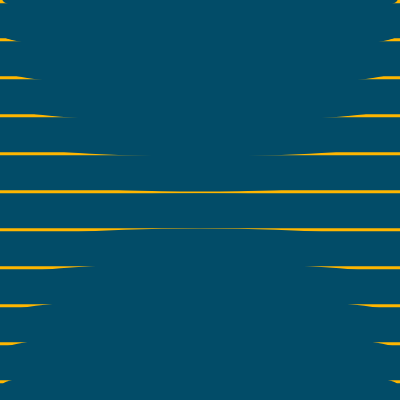
Frame 1 (no input)
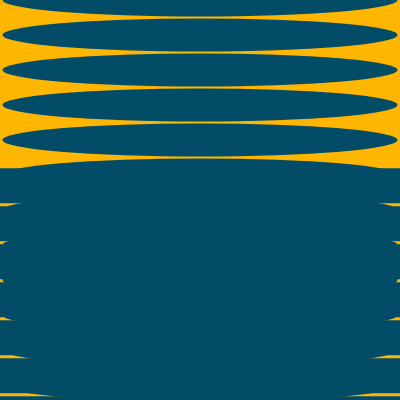
Frame 60 (no input)
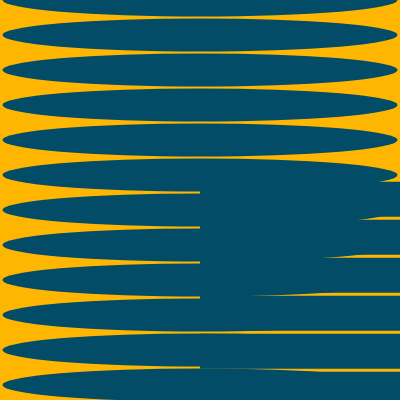
Frame 120 (the mouse pressed at the canvas centre since frame 60)

The p5.js sketch that drew these frames (run headless with seeded random() and noise() and a simulated clock; from frame 60 on, the mouse is pressed at the canvas centre):

// p5.js sketch
// ── sketch.js
///* // iteration - stap 4

function setup() {
    createCanvas(400, 400);
}

function draw() {
    background(255, 182, 0);
    fill(2, 76, 104);
    noStroke();

    // 10 maal ellipse onder elkaar
    for (var i = 0; i < 12; i++) {
        ellipse(width / 2, i * 35, width - 5, 33);
        /* // alternatief met driehoek.
        push();
        translate(0, i * 35);
        triangle(0, 35, width / 2, 0, width, 35);
        pop();
        //*/
    }

    // rect overlay voor shape moiree effect. beweegbaar over mousey
    push();
    translate(mouseX, 200 * sin(frameCount / 60.0));
    for (var i = 0; i < 20; i++) {
        rect(0, i * 38, width, 35);
    }
    pop();
}

//*/
